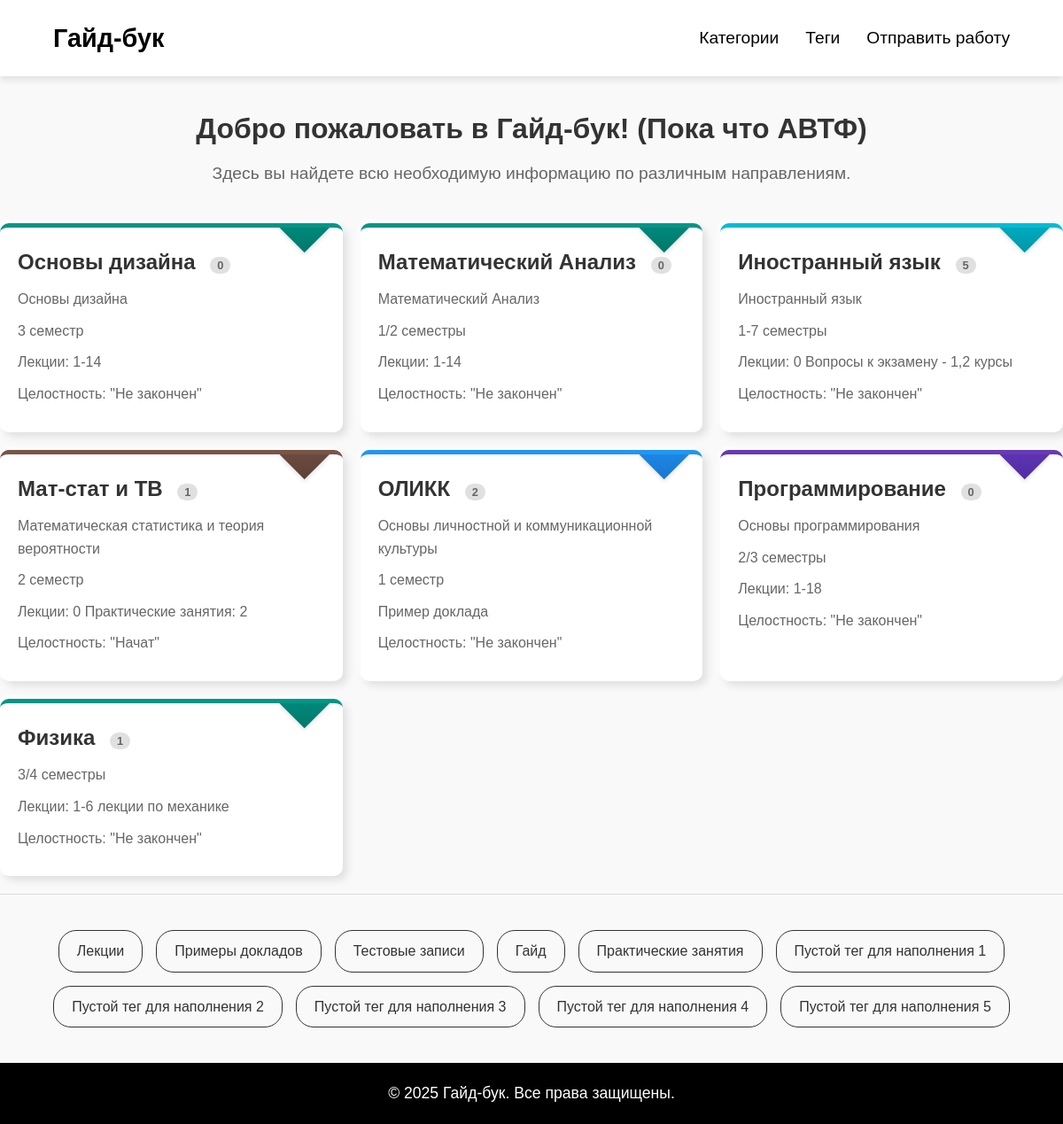
The page / on the database its author committed.
### guidbook_app/models.py (models this page shows, shortened)
class Category(models.Model):
    name = models.CharField(max_length=200, verbose_name="Название категории")
    slug = models.SlugField(unique=True, verbose_name="URL категории")
    description = models.TextField(blank=True, null=True, verbose_name="Описание")
    item_count = models.PositiveIntegerField(default=0, verbose_name="Количество записей")
    color_class = models.CharField(max_length=50, default="color-teal", verbose_name="CSS-класс цвета")
    class Meta:
        verbose_name = "Категория"
        verbose_name_plural = "Категории"

class Tag(models.Model):
    name = models.CharField(max_length=100, verbose_name="Название тега")
    slug = models.SlugField(unique=True, verbose_name="URL тега")
    description = models.TextField(blank=True, null=True, verbose_name="Описание")
    class Meta:
        verbose_name = "Тег"
        verbose_name_plural = "Теги"

### guidbook_app/views.py (the view)
# urls.py: path('', views.home, name='home'),  # Главная страница
def home(request):
    categories = Category.objects.all()
    tags = Tag.objects.all()
    return render(request, 'guidbook_app/index.html', {'categories': categories,'tags':tags})

### guidbook_app/templates/guidbook_app/index.html (shortened to what this page needs)
{% load static %}
<!DOCTYPE html>
<html lang="ru">
<head>
    <link rel="stylesheet" href="{% static 'guidbook_app/index.css' %}">
</head>
<body>
    <header class="fixed-header">
        <a href="#" class="logo">Гайд-бук</a>
        <div class="nav-links">
            <a href="#categories-anchor" class="nav-link">Категории</a>
            <a href="#tags-anchor" class="nav-link">Теги</a>
            <button class="nav-link toggle-menu">
                <a href="{% url 'student_request' %}">Отправить работу</a>
            </button>
        </div>
    </header>
    <main>
        <section class="intro">
            <h2>Добро пожаловать в Гайд-бук! (Пока что АВТФ)</h2>
            <p>Здесь вы найдете всю необходимую информацию по различным направлениям.</p>
        </section>
        <div id="categories-anchor"></div>
        <div class="categories-wrapper">
            <div class="categories-grid">
                {% for category in categories %}
                        <div class="category-item {{ category.color_class }}">
                            <a href="{% url 'category_detail' category.slug %}">
                                <h3>{{ category.name }} <span class="item-count">{{ category.item_count }}</span></h3>
                                {{ category.description|safe }}
                            </a>
                        </div>
                    {% endfor %}
            </div>
        </div>
        <div id="tags-anchor"></div>
        <div class="tag-cloud">
            {% for tag in tags %}
                <a href="{% url 'tag_detail' tag.slug %}">{{ tag.name }}</a>
            {% endfor %}
        </div>
    </main>
    <footer>
        <p>&copy; 2025 Гайд-бук. Все права защищены.</p>
    </footer>
</body>
</html>

### guidbook_app/static/guidbook_app/index.css (style rules this page uses)
* { margin: 0; padding: 0; box-sizing: border-box }
body { font-family: Arial,sans-serif; line-height: 1.6; background-color: #f9f9f9; padding-top: 120px }
.intro h2,.main-header h1 { font-size: 2.5rem; margin-bottom: 10px }
.intro { text-align: center; margin-bottom: 40px }
.intro h2 { font-size: 2rem }
.intro p { font-size: 1.2rem; color: #666 }
.category-item h3,.category-item p { font-size: 1.5rem; margin-bottom: 10px }
.category-item p { font-size: 1rem; color: #666 }
.tag-cloud { border-top: 1px solid #ddd }
footer { position: relative; bottom: 0; left: 0; width: 100%; background-color: #000; color: #fff; text-align: center; padding: 20px 0; font-size: 1.1rem }
.tag-cloud { display: flex; flex-wrap: wrap; justify-content: center; gap: 15px; margin-top: 20px; padding: 40px 60px; max-width: 1200px; margin-left: auto; margin-right: auto }
.tag-cloud a { position: relative; padding: 10px 20px; border: 1px solid #333; border-radius: 20px; font-size: 1rem; color: #333; text-decoration: none; transition: color .3s ease,border-color .3s ease,transform .3s ease,background-color .3s ease; background-color: transparent }
.fixed-header,.tag-cloud a::after { left: 0; width: 100%; background-color: #fff }
.tag-cloud a::after { content: ""; position: absolute; bottom: -2px; height: 1px; transform: scaleX(0); transform-origin: left; transition: transform .3s ease }
.fixed-header { position: fixed; top: 0; box-shadow: 0 4px 8px rgba(0,0,0,.1); z-index: 1000; display: flex; justify-content: space-between; align-items: center; padding: 20px 40px; box-sizing: border-box; padding: 20px 5vw }
.fixed-header .logo { font-size: 1.8rem; font-weight: 700; text-decoration: none }
.fixed-header .nav-links { display: flex; gap: 30px }
.fixed-header .nav-links a { font-size: 1.2rem; text-decoration: none; position: relative; transition: color .3s ease }
.fixed-header .nav-links a::after { content: ""; position: absolute; left: 0; bottom: -5px; width: 100%; height: 2px; transform: scaleX(0); transform-origin: left; transition: transform .3s ease; background-color: #000 }
#categories-anchor,#tags-anchor { margin-top: -120px; padding-top: 120px }
.fixed-header .logo,.fixed-header .nav-links a { color: #000 }
.fixed-header .logo:hover,.fixed-header .nav-links a:hover,body { color: #333 }
.categories-wrapper { display: flex; justify-content: center; align-items: center; flex-wrap: wrap; gap: 20px; margin: 0 auto; max-width: 1200px }
.categories-grid { display: grid; grid-template-columns: repeat(3,1fr); gap: 20px; width: 100% }
.category-item { position: relative; background-color: #fff; border-radius: 10px; box-shadow: 5px 5px 10px rgba(0,0,0,.1),-3px -3px 5px rgba(255,255,255,.8); padding: 20px; text-align: left; transition: transform .3s ease,box-shadow .3s ease; overflow: hidden }
.category-item::before { content: ""; position: absolute; top: 0; right: 15px; width: 40px; height: 40px; transform: rotate(45deg); transform-origin: 100%0; box-shadow: 2px 2px 5px rgba(0,0,0,.1); z-index: 1 }
.color-teal::before { background: linear-gradient(135deg,#009688,#00796b) }
.color-purple::before { background: linear-gradient(135deg,#673ab7,#512da8) }
.color-blue::before { background: linear-gradient(135deg,#2196f3,#1976d2) }
.color-cyan::before { background: linear-gradient(135deg,#00bcd4,#0097a7) }
.color-brown::before { background: linear-gradient(135deg,#795548,#5d4037) }
.category-item a { text-decoration: none; color: inherit }
.item-count { font-size: .8rem; color: #666; background-color: #e0e0e0; padding: 2px 8px; border-radius: 15px; margin-left: 10px }
.additional-info { font-size: .9rem; color: #777; display: block; margin-top: 10px }
.color-teal { border-top: 5px solid #009688 }
.color-purple { border-top: 5px solid #673ab7 }
.color-blue { border-top: 5px solid #2196f3 }
.color-cyan { border-top: 5px solid #00bcd4 }
.color-brown { border-top: 5px solid #795548 }
.categories-wrapper { display: flex; justify-content: center; align-items: center; flex-wrap: wrap; gap: 20px; margin: 0 auto; max-width: 1200px; }
.categories-grid { display: grid; grid-template-columns: repeat(3, 1fr); gap: 20px; width: 100%; }

### guidbook_app/templates/guidbook_app/index.html (style rules this page uses)
.toggle-menu { border: none; background: none; }

### rows shown on the page
Category: name "Основы дизайна", item_count "0", description "Основы дизайна 3 семестр Лекции: 1-14 Целостность: \"Не закончен\""
Category: name "Математический Анализ", item_count "0", description "Математический Анализ 1/2 семестры Лекции: 1-14 Целостность: \"Не закончен\""
Category: name "Иностранный язык", item_count "5", description "Иностранный язык 1-7 семестры Лекции: 0 Вопросы к экзамену - 1,2 курсы Целостность: \"Не закончен\""
Category: name "Мат-стат и ТВ", item_count "1", description "Математическая статистика и теория вероятности 2 семестр Лекции: 0 Практические занятия: 2 Целостность: \"Начат\""
Category: name "ОЛИКК", item_count "2", description "Основы личностной и коммуникационной культуры 1 семестр Пример доклада Целостность: \"Не закончен\""
Category: name "Программирование", item_count "0", description "Основы программирования 2/3 семестры Лекции: 1-18 Целостность: \"Не закончен\""
Category: name "Физика", item_count "1", description "3/4 семестры Лекции: 1-6 лекции по механике Целостность: \"Не закончен\""
Tag: name "Лекции"
Tag: name "Примеры докладов"
Tag: name "Тестовые записи"
Tag: name "Гайд"
Tag: name "Практические занятия"
Tag: name "Пустой тег для наполнения 1"
Tag: name "Пустой тег для наполнения 2"
Tag: name "Пустой тег для наполнения 3"
Tag: name "Пустой тег для наполнения 4"
Tag: name "Пустой тег для наполнения 5"
